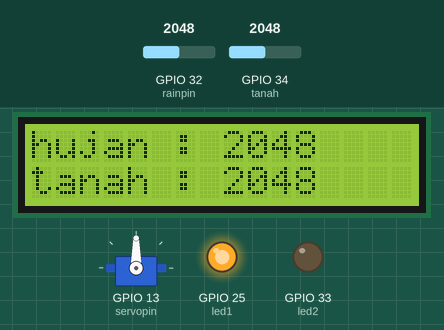
The sketch below on a simulated ESP32. On the bench: servo, 16×2 character LCD, output pins drawn as LEDs (lit = HIGH). The test bench sets the inputs (shaded band); at power-on: GPIO 34 (tanah) = 2048, GPIO 32 (rainpin) = 2048. What the sketch prints to the serial monitor is not drawn.

Above: at 1.2 s.
1.3 s: GPIO 34 (tanah) set to 1557
At 2.1 s:
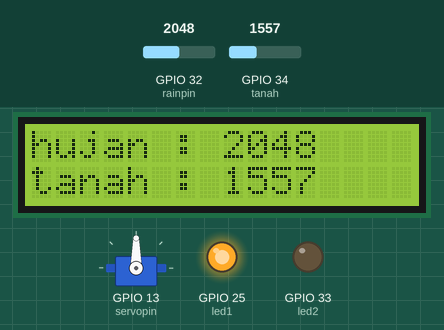
2.9 s: GPIO 34 (tanah) set to 1458
At 3.3 s:
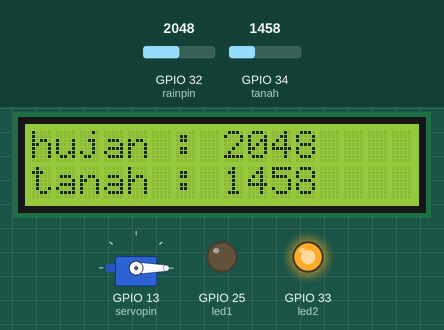
4.4 s: GPIO 32 (rainpin) set to 1460
At 5.7 s:
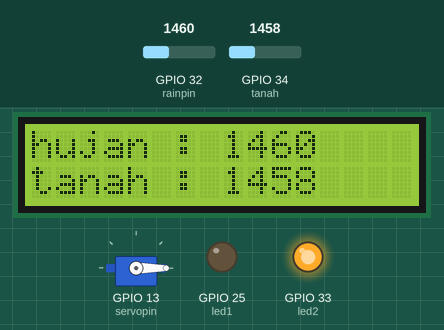
6.0 s: GPIO 32 (rainpin) set to 1540
At 6.8 s:
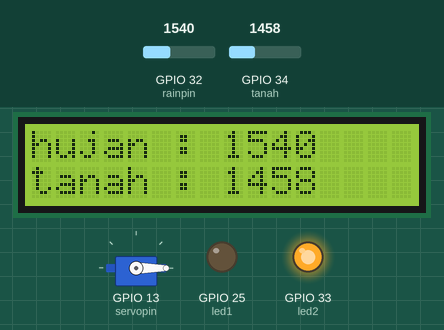
7.6 s: GPIO 34 (tanah) set to 1228
At 8.0 s:
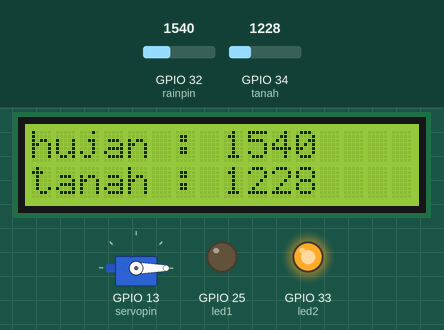
9.1 s: GPIO 32 (rainpin) set to 2047
At 10.4 s:
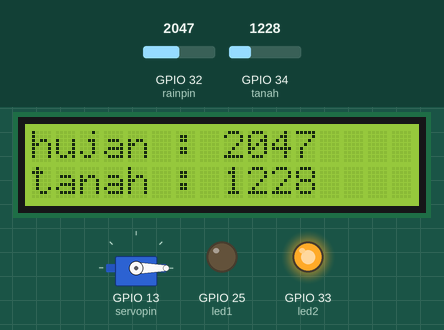
Timing chart, 0 to 11.7 s (numbered marks = the images above; inputs shaded):
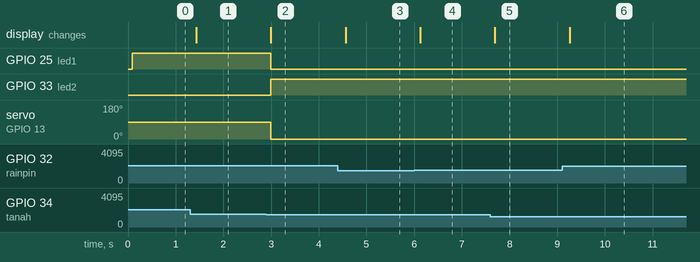

Measured:
- the behaviour switches between 1501 and 1500 on GPIO 34 (tanah) (found by bisection; images 1 and 2)
- after the input at 1.3 s, the display: changes after 0.13 s (image 1)
- after the input at 2.9 s, GPIO 25 (led1): HIGH → LOW after 0.10 s; GPIO 33 (led2): LOW → HIGH after 0.10 s; servo on GPIO 13 (servopin): 90° → 0° after 0.10 s; the display: changes after 0.10 s (image 2)
- after the input at 4.4 s, the display: changes after 0.16 s (image 3)
- after the input at 6.0 s, the display: changes after 0.13 s (image 4)
- after the input at 7.6 s, the display: changes after 0.10 s (image 5)
- after the input at 9.1 s, the display: changes after 0.16 s (image 6)

The sketch:

calange.ino
```cpp
#include <ESP32Servo.h>
#include <Wire.h>
#include <LiquidCrystal_I2C.h>

LiquidCrystal_I2C lcd(0x27,16,2);

Servo myservo;

int servopin = 13;
int rainpin = 32;
int tanah = 34;
int led1 = 25;
int led2 = 33;

void setup(){
    myservo.attach(servopin);
    lcd.init();
    lcd.backlight();
    lcd.setCursor(0,0);
    pinMode(rainpin, INPUT);
    pinMode(tanah, INPUT);
    pinMode(led1, OUTPUT);
    pinMode(led2, OUTPUT);

    Serial.begin(9600);
}

void loop(){
    int rainvalue = 0;
    rainvalue = analogRead(rainpin);
    Serial.println(rainvalue);
    lcd.setCursor(0, 0);
    lcd.print("hujan : ");
    lcd.print(rainvalue);
    int tanahvalue = analogRead(tanah);
    Serial.println(tanahvalue);
    lcd.setCursor(0, 1);
    lcd.print("tanah : ");
    lcd.print(tanahvalue);

    if (rainvalue == 1){
        if (tanahvalue > 1500) {
            myservo.write(0);
            digitalWrite(led1, HIGH);
            digitalWrite(led2, LOW);
        } else {
            myservo.write(90);
            digitalWrite(led1, LOW);
            digitalWrite(led2, HIGH);
        }
    } else {
        if (tanahvalue > 1500) {
            myservo.write(90);
            digitalWrite(led1, HIGH);
            digitalWrite(led2, LOW);
        } else {
            myservo.write(0);
            digitalWrite(led1, LOW);
            digitalWrite(led2, HIGH);
        }
    }
    // delay(200);
    // myservo.write(0);
    delay(200);

}
```
